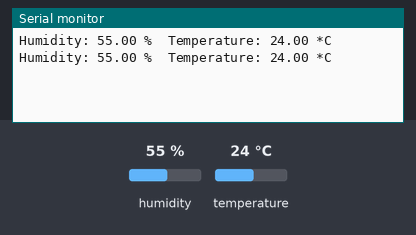
Bench run of a sketch on a simulated Arduino Uno, built with avr-gcc and run on an emulated ATmega328P. Parts: the last lines printed to the serial monitor. The test bench sets the inputs (shaded band); at power-on: humidity 55 %, temperature 24 °C.

Above: at 2.8 s.
2.9 s: humidity set to 22 %
At 4.8 s:
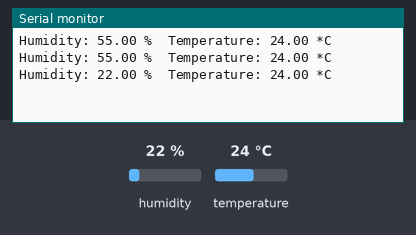
5.6 s: temperature set to 12 °C
At 7.2 s:
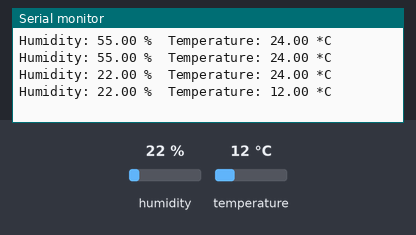
8.3 s: humidity set to 40 %
At 10.9 s:
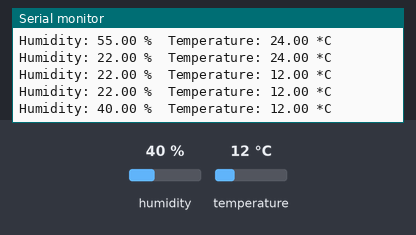
Timing chart, 0 to 12.4 s (numbered marks = the images above; inputs shaded):
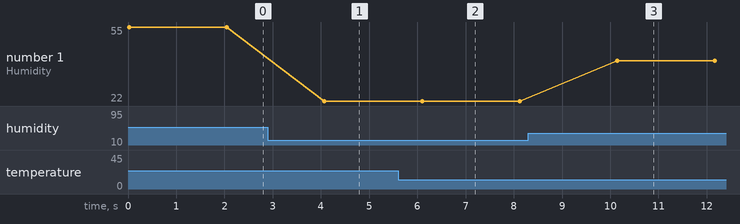

Measured:
- after the input at 2.9 s, the serial monitor: prints a new line after 1.2 s (image 1)
- after the input at 5.6 s, the serial monitor: prints a new line after 0.50 s (image 2)
- after the input at 8.3 s, the serial monitor: prints a new line after 1.8 s (image 3)
- plotted number 1: 55 → 22 after the input at 2.9 s, 22 → 40 after the input at 8.3 s

The sketch:

TestDHT11.ino
```cpp
#include "DHT.h"

#define DHTPIN 0     // Your data pin
#define DHTTYPE DHT11

DHT dht(DHTPIN, DHTTYPE);

void setup() {
  Serial.begin(9600);
  dht.begin();
}

void loop() {
  float h = dht.readHumidity();
  float t = dht.readTemperature();

  if (isnan(h) || isnan(t)) {
    Serial.println("Failed to read from DHT sensor!");
  } else {
    Serial.print("Humidity: ");
    Serial.print(h);
    Serial.print(" %\t");
    Serial.print("Temperature: ");
    Serial.print(t);
    Serial.println(" *C");
  }

  delay(2000); // Very important for DHT11 (slow sensor!)
}
```
